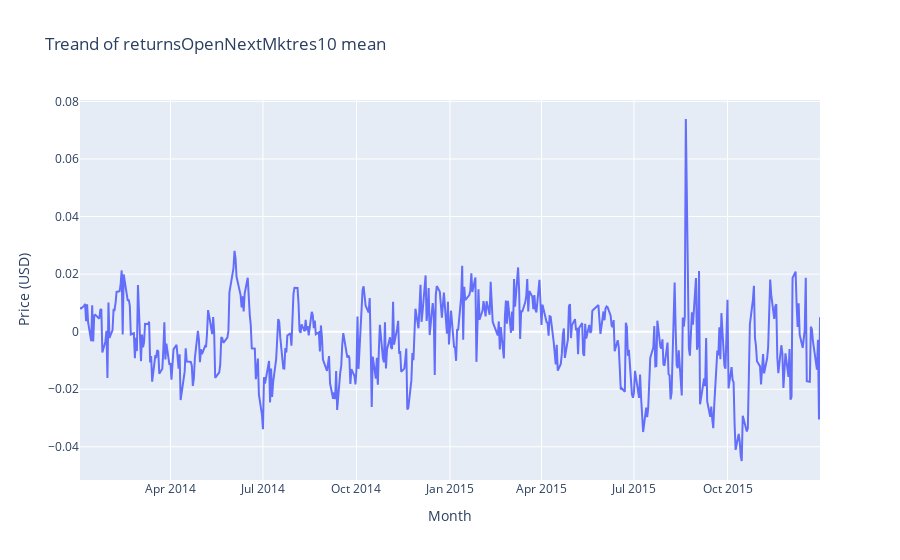

The cell this chart's notebook holds for it:
### Markdown cell above
Let's look at the target variable now.

### Code cell
data = []
market_train_df = market_train_df.loc[market_train_df['time'] >= '2010-01-01 22:00:00+0000']

price_df = market_train_df.groupby('time')['returnsOpenNextMktres10'].mean().reset_index()

data.append(go.Scatter(
    x = price_df['time'].dt.strftime(date_format='%Y-%m-%d').values,
    y = price_df['returnsOpenNextMktres10'].values,
    name = f'{i} quantile'
))
layout = go.Layout(dict(title = "Treand of returnsOpenNextMktres10 mean",
                  xaxis = dict(title = 'Month'),
                  yaxis = dict(title = 'Price (USD)'),
                  ),legend=dict(
                orientation="h"),)
py.iplot(dict(data=data, layout=layout), filename='basic-line')

### Figure 1 — Plotly figure (JSON) as saved in the notebook; plotly's stock layout.template omitted (floating-point values rounded to 4 significant figures; data arrays with more than 128 entries replaced by an {"elided": "..."} marker saying what was removed)
{"data": [{"name": "0.95 quantile", "type": "scatter", "x": {"elided": "504 str values"}, "y": {"elided": "504 float values"}}], "layout": {"legend": {"orientation": "h"}, "title": {"text": "Treand of returnsOpenNextMktres10 mean"}, "xaxis": {"title": {"text": "Month"}}, "yaxis": {"title": {"text": "Price (USD)"}}}}
